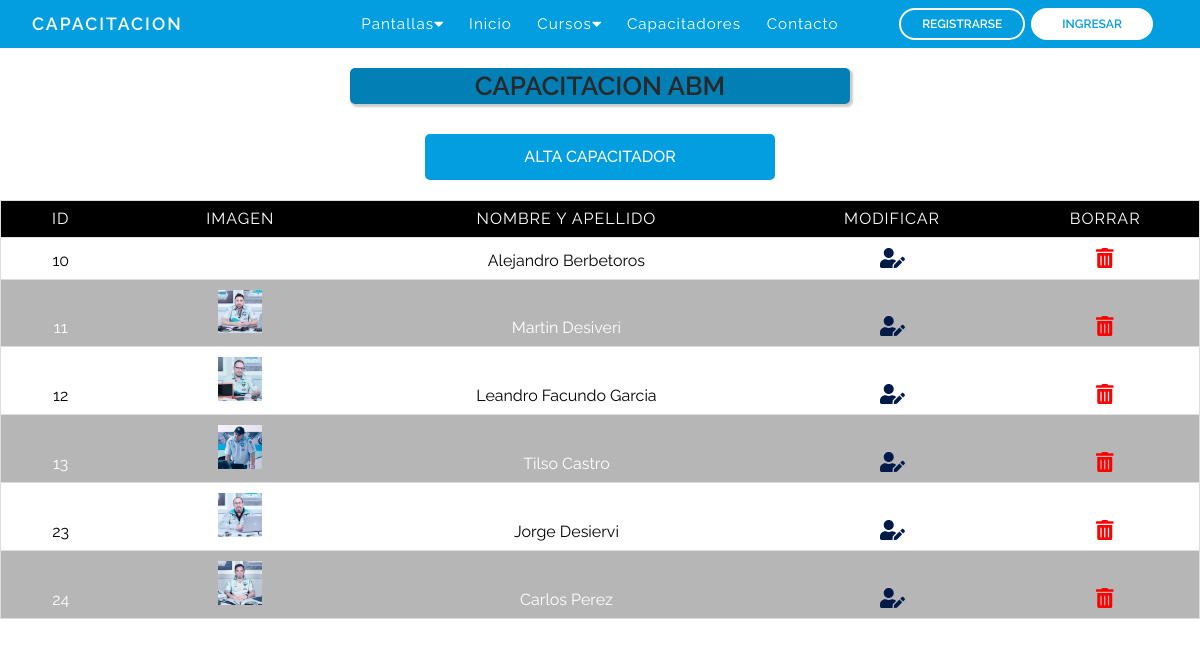
Page /abmCapacitadores.php on the earlier database version.
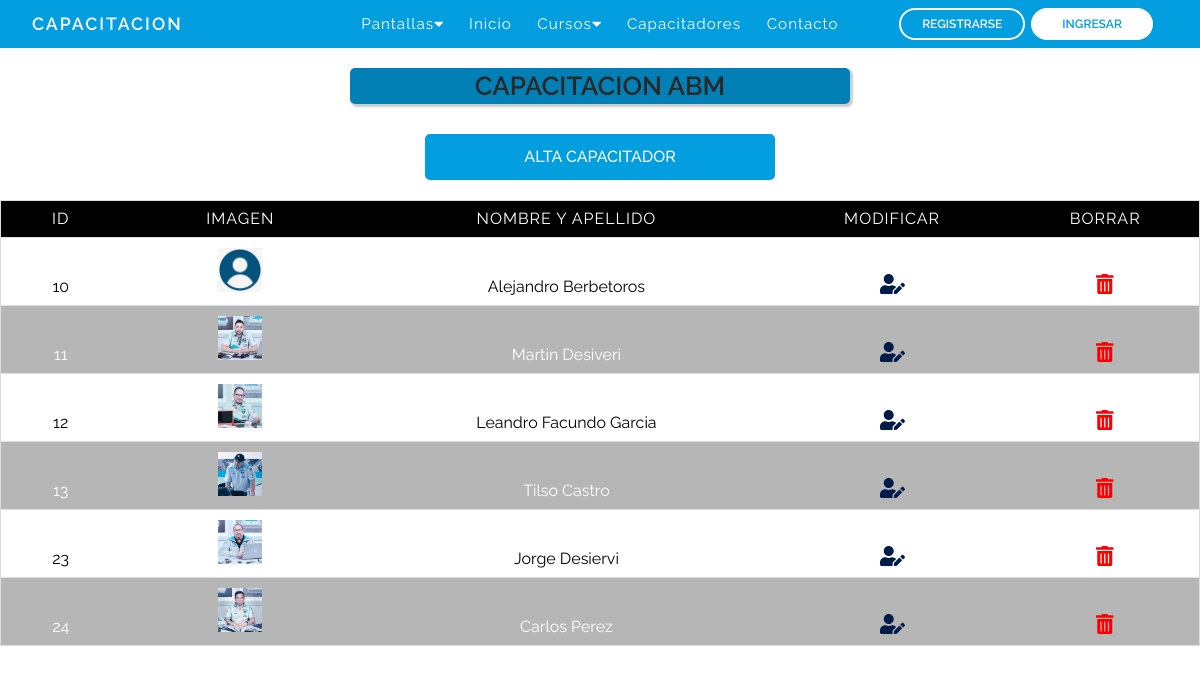
Same page on the later database version.
### tables this page shows
CREATE TABLE `capacitadores` (
  `id` int(10) NOT NULL,
  `nombre` varchar(120) NOT NULL,
  `apellido` varchar(120) NOT NULL,
  `cuil_cuit` int(11) NOT NULL,
  `imagen` varchar(255) NOT NULL DEFAULT 'usersNone.png',
  `telefono` varchar(12) NOT NULL,
  `direccion` varchar(120) NOT NULL,
  `codigo_postal` varchar(10) NOT NULL,
  `email` varchar(120) NOT NULL,
  `especialidad` varchar(255) NOT NULL,
  `descripcion` varchar(1000) NOT NULL,
  `provincia` varchar(60) NOT NULL,
  `fecha_alta` date NOT NULL DEFAULT current_timestamp(),
  `fecha_baja` date NOT NULL
);

### abmCapacitadores.php (the view, shortened to what this page needs)
<?php
require_once('bd/conexion.php');
$consulta = $pdo->prepare('SELECT id, imagen, nombre, apellido FROM capacitadores');
$consulta -> execute();
?>
<!DOCTYPE html>
<html lang="es">
<head>
	<link rel="stylesheet" href="css/reset.css">
	<link rel="stylesheet" type="text/css" href="css/abm.css">
</head>
</body>
<body>
	<header>
		<?php require_once("nav.php") ?>
	</header>
		<div class="cont_title">
			<p>CAPACITACION ABM</p>
		</div>
			<div class="contenedor">
			<a href="formularioCapacitador.php" class="btnAlta">ALTA CAPACITADOR</a>
		<table border="1">
			<thead>
				<tr>
					<th class="Id">Id</th>
					<th class="Imagen">Imagen</th>
					<th class="NombreApellido">Nombre y apellido</th>
					<th class="Borrar">Modificar</th>
					<th class="Editar">Borrar</th>
				</tr>
			</thead>
			<tbody>
				<tr>
				<?php while ($datos = $consulta->fetch(PDO::FETCH_ASSOC)) { ?>
					<td class="id" data-label="id"><?= $datos['id'] ?></td>
					<td class="imagen" ><img width="20%" src="images/capacitadores/<?= $datos['imagen'] ?>" alt=""></td>
					<td class="nombreApellido" data-label="Nombre y Apellido"><?= $datos['nombre'].' '.$datos['apellido'] ?></td>
					<td class="Editar"><a href="<?= 'editCapacitador.php?id='.$datos['id'] ?>"><i class="fas fa-user-edit edit"></i></a></td>
					<td class="Borrar"><a onclick="return confirma()" href="<?= 'deleteCapacitadores.php?id='.$datos['id'] ?>"><i class="fas fa-trash-alt  borrar "></i></a></td>
				</tr>
				<?php } ?>
			</tbody>
		</table>
	</div>
</body>
</html>

### nav.php (shortened to what this page needs)
<!DOCTYPE html>
<html lang="en">
<head>
    <link rel="stylesheet" href="https://use.fontawesome.com/releases/v5.15.4/css/all.css" />
    <link rel="stylesheet" href="css/nav.css">
</head>
<body>
    <nav >
        <div class="containerNav">
            <div class="logo-container">
                <h3 class="logonav"><a class="ancor-nav" href="index.php">CAPACITACION</a></h3>
            </div>
            <div class="nav-btn">
                <div class="nav-links">
                    <ul>
                        <li class="nav-link" style="--i: .85s">
                            <a href="#">Pantallas<i class="fas fa-caret-down"></i></a>
                        </li>
                        <li class="nav-link" style="--i: .6s">
                            <a href="index.php">Inicio</a>
                        </li>
                        <li class="nav-link" style="--i: .85s">
                            <a href="#">Cursos<i class="fas fa-caret-down"></i></a>
                        </li>
                        <li class="nav-link" style="--i: 1.1s">
                            <a href="capacitadores.php">Capacitadores</a>
                        </li>
                        <li class="nav-link" style="--i: 1.35s">
                            <a href="contacto.php">Contacto</a>
                        </li>
                    </ul>
                    </div>
                        <div class="buttons" style="--i: 1.8s">
                            <a href="formularioRegistro.php" class="btn btnRegistrese transparent">Registrarse</a>
                            <a href="login.php" class="btn btnIngresar solid" id="abrirModal">Ingresar</a>
                        </div>
                    </div>
        </div>
    </nav>
</body>
</html>

### css/abm.css (style rules this page uses)
* { font-family: 'Raleway', sans-serif !important; font-size: 16px; }
.cont_title { text-align: center; display: flex; justify-content: center; font-family: 'Raleway', sans-serif !important; }
.cont_title p { max-width: 1200px; border-radius: 5px; color: rgb(41, 41, 41);; width: 500px; font-size: 26px; font-weight: 600; background-color: #027fb5;; box-shadow: 2px 2px 2px 1px rgba(0, 0, 0, 0.2); padding: 5px; margin: 20px 10px 10px 10px; }
.btnAlta { display: block; background-color: #029ee0; width: 200px; border: none; color: #ffffff; font-weight: 500; padding: 12px 10px; text-decoration: none; font-size: 20px; border-radius: 5px; margin: 20px 0 0 0; text-align: center; }
.contenedor { display: flex; flex-wrap: wrap; justify-content: center; }
.btnAlta { background-color: #029ee0; width: 350px; border: none; color: white; font-weight: 500; padding: 15px 12px; text-decoration: none; font-size: 16px; border-radius: 5px; margin: 20px 0 20px 0; text-align: center; }
table { max-width: 1200px; border: 1px solid #ccc; width: 100%; margin: 0; padding: 0; border-collapse: collapse; border-spacing: 0; }
table tr { border: 1px solid #ddd; padding: 5px; }
table td, table th { text-align: center; padding: 10px; }
.id { width: 10%; }
table th { text-transform: uppercase; font-family: 18px; letter-spacing: 1px; background-color: #000000; color: #fff }
.imagen { width: 20%; }
.edit { text-decoration: none; color: #001a49; font-size: 20PX; }
.borrar { text-decoration: none; color: red; font-size: 20PX; }

### css/nav.css (style rules this page uses)
* { padding: 0; margin: 0; box-sizing: border-box; }
ul { list-style: none; }
.ancor-nav { text-decoration: none; color: #fff; }
a { text-decoration: none; }
nav { font-family: 'Raleway', sans-serif !important; position: sticky; top: 0px; background-color: #029ee0; width: 100%; z-index: 1000; }
.containerNav { padding: 0 32px; margin: 0 auto; display: flex; position: relative; }
.logo-container { flex: 1; display: flex; align-items: center; }
.nav-btn { flex: 3; display: flex; }
.nav-links { flex: 2; }
.buttons { display: flex; justify-content: center; align-items: center; flex: 1; }
.logonav { color: #fff; font-size: 1.1rem; font-weight: 600; letter-spacing: 2px; text-transform: uppercase; line-height: 3rem; }
.btn { display: inline-block; padding: 8px 21px; font-size: 12px; font-weight: 600; border: 2px solid #fff; border-radius: 32px; line-height: 1; margin: 0 3px; transition: .3s; text-transform: uppercase; }
.btn.solid, .btn.transparent:hover { background-color: #fff; color: #029ee0; }
.btn.transparent, .btn.solid:hover { background-color: transparent; color: #fff; }
.nav-links > ul { display: flex; justify-content: center; align-items: center; }
.nav-link { position: relative; }
.nav-link > a { line-height: 3rem; color: #fff; padding: 0 .8rem; letter-spacing: 1px; font-size: .95rem; display: flex; align-items: center; justify-content: space-between; transition: .5s; }
.btnIngresar { padding-right: 29px; padding-left: 29px; }

Differences in the rows shown:
changed capacitadores "Alejandro": imagen: picture added
